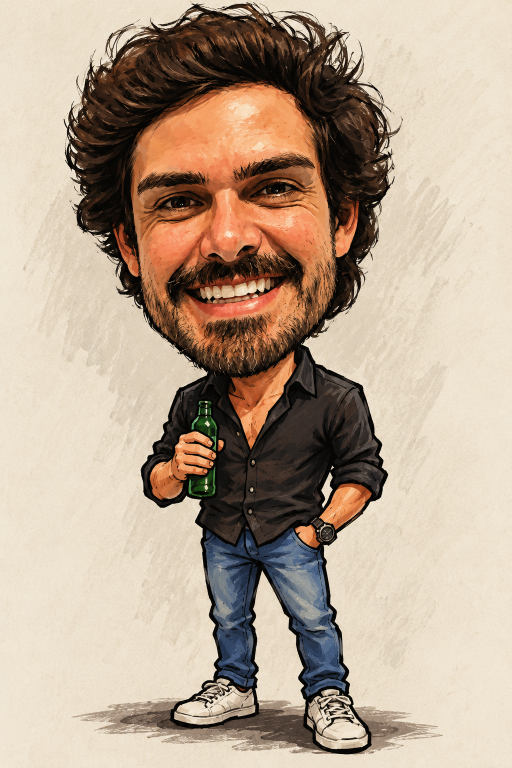
#> input picture noite-sem-fim/reference/kit_v1.0/01_personagem/personagem_conceito.png, 1024 x 1536 px (shown at 1/2 size)
$ python folha_personagem.py ../../../../noite-sem-fim/reference/kit_v1.0/01_personagem/personagem_conceito.png ../../../../noite-sem-fim/reference/kit_v1.0/01_personagem/personagem_conceito.png
#> lines starting #> are read from the running program, lines starting #| are printed output that depends on the picture; after the words box and inside, x2 and y2 are one past the last pixel; in counts of white or black regions, pixels touching at a corner belong together
#> in main, a is the input picture: shape (1536, 1024, 3); mean R, G, B 183.5, 164.3, 145
### frontend/public/thelastdance/tools/roupa_ia.py
#!/usr/bin/env python3
"""Roupa nova para o personagem modular feita por IA (Higgsfield/Nano Banana, ChatGPT...) dentro dos moldes.

Uso (a partir de frontend/public/thelastdance/):
    python -I tools/roupa_ia.py moldes <pasta>
        -> <pasta>/molde_<vista>.png: o corpo montado em pé, no canvas 1024x1536 da vista, sobre verde
           (é a imagem que vai para o gerador, com o pedido de vestir a roupa sem mexer em mais nada)
    python -I tools/roupa_ia.py extrair <pasta> --pecas camisa|regata|shorts
    python -I tools/roupa_ia.py grade <pasta>   (uma folha 2x2 gerada a partir de molde_grade.png -> gerado_<vista>.png)
        -> lê <pasta>/gerado_<vista>.png, alinha com o molde, separa o que mudou (a roupa) e divide pelas peças
           do corpo; grava <pasta>/kit/1_frente/roupa_<peça>.png ... no formato do kit de molde, pronto para
           node scripts/importar-roupa.mjs <pasta>/kit --id ... (na pasta frontend)

Peças por tipo de roupa (--pecas): camisa = tronco + braços. Nas laterais o importador cria sozinho a cópia
escurecida do braço da frente para o de trás; o braco_tras daqui só cobre a manga da camiseta dele.
"""
import json
import sys
from pathlib import Path

import numpy as np
from PIL import Image

RAIZ = Path(__file__).resolve().parent.parent
PACOTE = RAIZ / "personagem_modular"
PASTAS = {"frente": "1_frente", "costas": "2_costas", "lado_direito": "3_lado_direito", "lado_esquerdo": "4_lado_esquerdo"}
PECAS = {
    "camisa": {
        "frente": ["tronco", "braco_sup_esq", "antbraco_esq", "braco_sup_dir", "antbraco_dir"],
        "costas": ["tronco", "braco_dir", "braco_esq"],
        "lado_direito": ["tronco", "braco", "braco_tras"],   # braco_tras: só cobre a manga dele (aparece ao andar)
        "lado_esquerdo": ["tronco", "braco", "braco_tras"],
    },
    # shorts: as pernas inteiras (a parte de baixo vira pele + meia); o jeans da base tem de sumir por completo
    "shorts": {
        "frente": ["coxa_esq", "coxa_dir", "canela_esq", "canela_dir"],
        "costas": ["coxa_esq", "coxa_dir", "canela_esq", "canela_dir"],
        "lado_direito": ["coxa", "canela", "coxa_tras", "canela_tras"],
        "lado_esquerdo": ["coxa", "canela", "coxa_tras", "canela_tras"],
    },
}
PECAS["regata"] = PECAS["camisa"]  # regata: mesmas peças (os braços viram pele)
COBRIR_TUDO = {"shorts"}  # a peça inteira da base é coberta (não só o branco da camiseta)
VERDE = (0, 255, 0)


def rig():
    return json.loads((PACOTE / "rig.json").read_text(encoding="utf-8"))


# [37 lines left out: functions camadas, montar, mascaras, dilatar, not called in this run]


def erodir(a, r):
    return ~dilatar(~a, r)


# [131 lines left out: functions cmd_moldes, alinhar, cmd_extrair, cmd_grade, not called in this run]


# [9 lines that do not run on import are left out]

### frontend/public/thelastdance/tools/folha_personagem.py
#!/usr/bin/env python3
"""Folha com as 4 vistas lado a lado (frente, lado direito, costas, lado esquerdo — a ordem que o ChatGPT entrega)
-> 4 PNGs no canvas do kit (1024x1536), sem fundo e encaixados no manequim (mesma altura e mesmo lugar dos pés).

Uso (a partir de frontend/public/thelastdance/):
    python -I tools/folha_personagem.py <folha.png> <id> [--ordem frente,lado_direito,costas,lado_esquerdo]
        [--roupa-branca]  (roupa branca/cinza clara: o tecido tem os tons do xadrez; não apaga pedaços dela)
        [--grade]   (folha 2x2: lidas por linha, da esquerda para a direita; padrão da ordem vira
                     frente,costas,lado_direito,lado_esquerdo)
-> kit_chatgpt/personagens/prontas/<id>/<vista>.png ; depois: python -I tools/personagem_kit.py <essa pasta> <id>

Fundo: o "xadrez de transparente" que o gerador pinta na imagem. Os dois tons dele são lidos nos cantos da folha;
pixel cinza neutro perto de um desses tons é fundo, inclusive as ilhas presas entre o cabelo e o pescoço.
"""
import sys
from pathlib import Path

import numpy as np
from PIL import Image
from scipy import ndimage as nd

sys.path.insert(0, str(Path(__file__).resolve().parent))
import roupa_ia as R  # noqa: E402

RAIZ = Path(__file__).resolve().parent.parent


def tons_do_xadrez(a):
    cantos = np.concatenate([a[:40, :40].reshape(-1, 3), a[:40, -40:].reshape(-1, 3),
                             a[-40:, :40].reshape(-1, 3), a[-40:, -40:].reshape(-1, 3)]).astype(int)
    lum = cantos.mean(1)
#> lum = 6400 values, max 231.7 at index 5384, min 206.7 at index 1713, mean 224.2
    if lum.max() - lum.min() < 20:  # fundo liso (branco), não xadrez
        return [round(lum.mean())]
    corte = (lum.min() + lum.max()) / 2
#> corte = 219.2
    return sorted({round(lum[lum < corte].mean()), round(lum[lum >= corte].mean())})


def fundo(a, roupa_branca=False):
    a = a.astype(int)
    tons = tons_do_xadrez(a)
#> tons = [217, 225]
    lum = a.mean(-1)
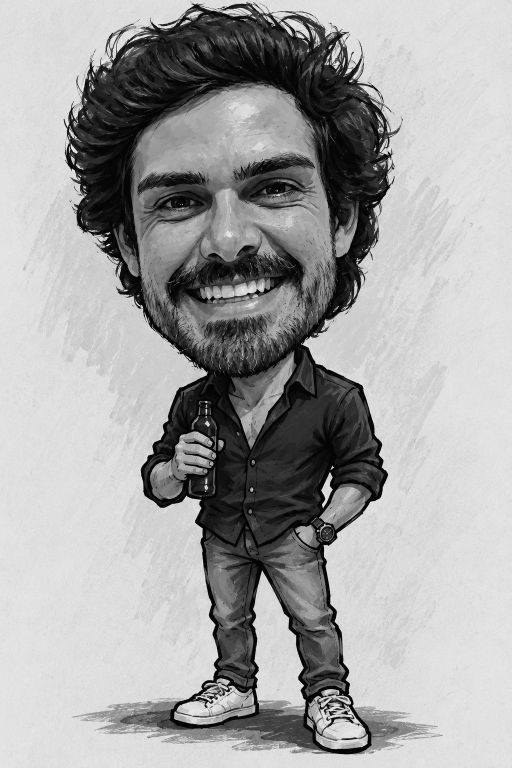
#> lum: shape (1536, 1024) float64 (shown at 1/2 size); min 0, max 255, mean 164.3
    spread = a.max(-1) - a.min(-1)
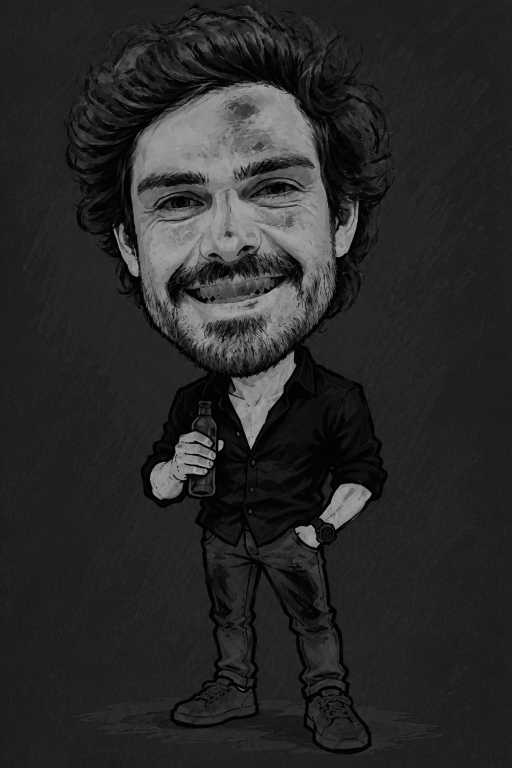
#> spread: shape (1536, 1024) int64 (shown at 1/2 size); min 0, max 174, mean 40.6
    if len(tons) == 1:
        return fundo_liso(a, lum, spread, tons), tons
    neutro = spread <= 7
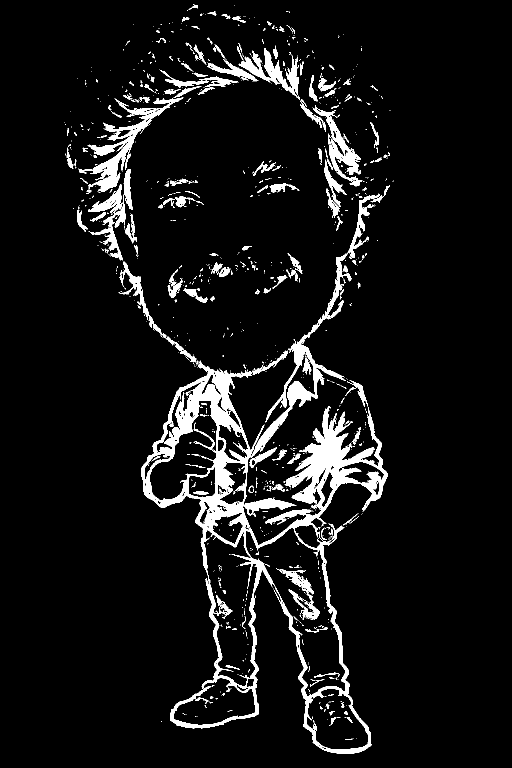
#> neutro: shape (1536, 1024) bool (shown at 1/2 size); 7.1% white; 994 white regions (822 under 20 px), largest, box (x1, y1, x2, y2) and area: (282, 387, 776, 1508) 64659, (157, 195, 367, 384) 6844, (176, 338, 265, 521) 3991
    perto = np.zeros(lum.shape, bool)
    for t in tons:
        perto |= np.abs(lum - t) <= 14
#> this loop made 2 passes
#> t on passes 1 to 2: 217, 225
#> pass 1, in fundo, `perto |= np.abs(lum - t) <= 14`:
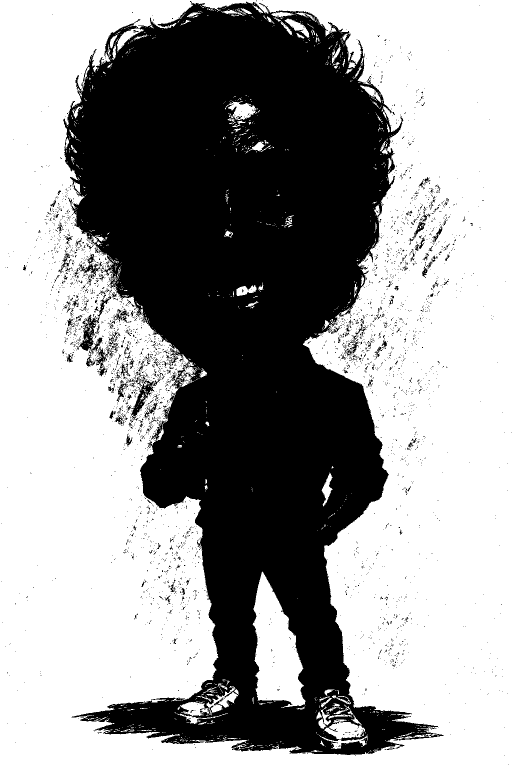
#> perto: shape (1536, 1024) bool (shown at 1/2 size); 60% white; 3921 black regions (3781 under 20 px), largest, box (x1, y1, x2, y2) and area: (126, 2, 887, 1510) 608428, (153, 590, 223, 709) 1678, (262, 759, 308, 840) 1089
    candidato = neutro & perto
#> candidato: shape (1536, 1024) bool; 0% white in thin lines or dots, all inside (x1, y1, x2, y2) = (610, 83, 702, 163)
    # riscos/manchas claras do "papel" ligados à borda também são fundo
    claro = (spread < 22) & (lum > min(tons) - 15)
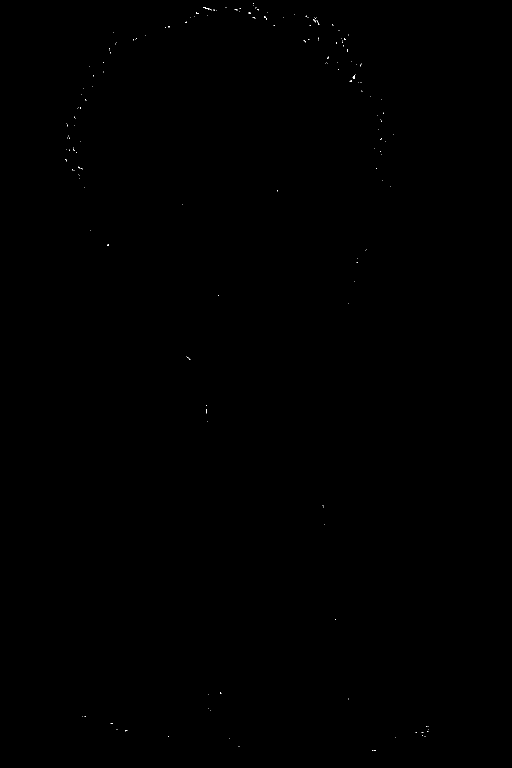
#> claro: shape (1536, 1024) bool (shown at 1/2 size); 0.03% white in thin lines or dots, all inside (x1, y1, x2, y2) = (131, 6, 858, 1502)
    rot, _ = nd.label(claro)
#> rot: shape (1536, 1024) int32; 203 distinct labels, from 0 to 202
    borda = set(np.unique(np.concatenate([rot[0], rot[-1], rot[:, 0], rot[:, -1]]))) - {0}
#> borda = 0 items
    f = np.isin(rot, list(borda))
#> f: shape (1536, 1024) bool; every value is 0
    # ilhas de xadrez presas no desenho (entre cabelo e pescoço): pixels do xadrez em grupos de 20+ px, desde que
    # na vizinhança (~2 casas) apareçam OS DOIS tons — uma regata branca com sombreado tem só um.
    # --roupa-branca: roupa branca com sombreado cinza (tem os mesmos tons do xadrez) -> critério bem mais rígido
    tol, janela, minimo = (8, 25, 0.22) if roupa_branca else (14, 31, 0.06)
    tomA = candidato & (np.abs(lum - tons[0]) <= tol)
    tomB = candidato & (np.abs(lum - tons[1]) <= tol)
    fa = nd.uniform_filter(tomA.astype(float), janela)
#> fa: shape (1536, 1024) float64; every value is 0
    fb = nd.uniform_filter(tomB.astype(float), janela)
#> fb: shape (1536, 1024) float64; values 0 (black) and 0.00104 (white), 0.12% white; 2 white regions, box (x1, y1, x2, y2) and area: (595, 68, 626, 99) 961, (686, 147, 717, 178) 961
    xadrez = (tomA | tomB) & (fa > minimo) & (fb > minimo)
    rot2, n2 = nd.label(xadrez)
#> rot2: shape (1536, 1024) int32; every value is 0
#> n2 = 0
    tam = nd.sum(xadrez, rot2, range(1, n2 + 1))
#> tam = empty array
    f |= np.isin(rot2, np.where(tam >= 20)[0] + 1)
    # fiapos: borda acinzentada (xadrez misturado com a ponta do cabelo) encostada no fundo vai embora, aos poucos
    lum_ok = (lum > min(tons) - 25) & (lum < max(tons) + 25)
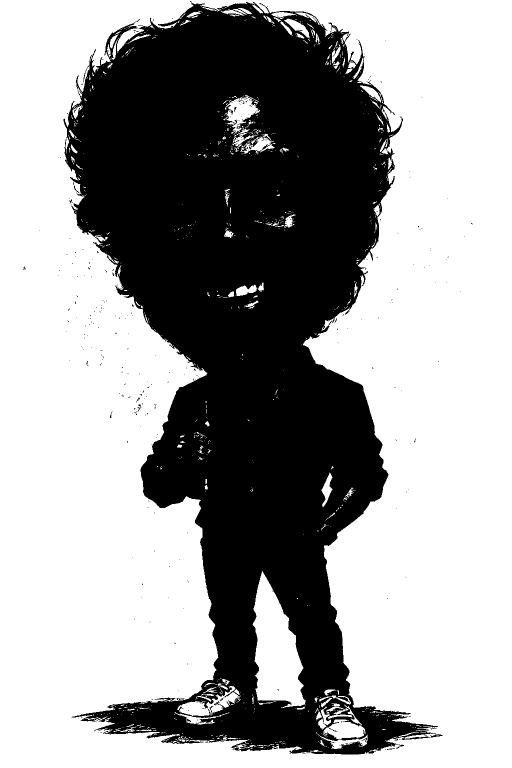
#> lum_ok: shape (1536, 1024) bool (shown at 1/2 size); 62.1% white; 383 black regions (373 under 20 px), largest, box (x1, y1, x2, y2) and area: (127, 4, 885, 1509) 594213, (148, 371, 159, 386) 32, (353, 1396, 369, 1400) 31
    acinzentado = (spread < 28) & lum_ok
#> acinzentado: shape (1536, 1024) bool; 1.8% white in thin lines or dots
    acinzentado &= ~((a[..., 0] - a[..., 2] >= 6) & (lum > 175))  # claro e quente = tecido branco, não fundo
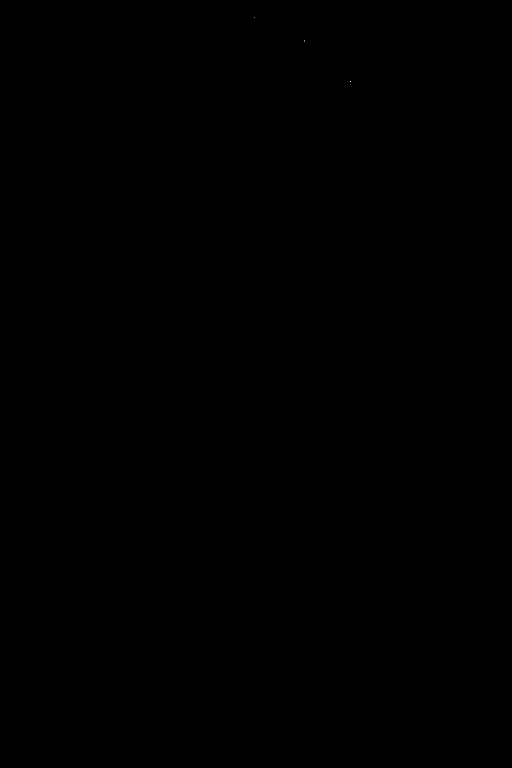
#> acinzentado: shape (1536, 1024) bool (shown at 1/2 size); 0% white in thin lines or dots, all inside (x1, y1, x2, y2) = (509, 35, 702, 163)
    acinzentado &= ~(lum > max(tons) - 3)  # branco limpo (regata, jaleco) encostado no fundo não é fiapo
    for _ in range(3):
        encosta = nd.binary_dilation(f) & ~f & acinzentado
        if not encosta.any():
            break
        f |= encosta
    return limpar_sobras(f), tons


def fundo_liso(a, lum, spread, tons):
    """Fundo branco liso: roupa branca (jaleco, toalha) também é quase branca, então só é fundo o branco ligado à
    borda e os vãos fechados (entre braço e corpo) cercados pelo contorno escuro — não o branco do tecido, que
    encosta em sombreado cinza."""
    t = tons[0]
    branco = (lum >= t - 8) & (spread <= 8)
    rot, n = nd.label(branco)
    borda = set(np.unique(np.concatenate([rot[0], rot[-1], rot[:, 0], rot[:, -1]]))) - {0}
    f = np.isin(rot, list(borda))
    tam = nd.sum(branco, rot, range(1, n + 1))
    escuro = lum < 95
    for k in np.where(tam >= 150)[0] + 1:
        if k in borda:
            continue
        ilha = rot == k
        anel = nd.binary_dilation(ilha, iterations=3) & ~ilha
        if escuro[anel].mean() > 0.55:   # cercada de contorno: é vão, não tecido
            f |= ilha
    return limpar_sobras(f)


def limpar_sobras(f):
    # pedacinhos soltos que sobraram no meio do fundo
    sobra, n3 = nd.label(~f)
#> sobra: shape (1536, 1024) int32; every value is 1
#> n3 = 1
    tam3 = nd.sum(~f, sobra, range(1, n3 + 1))
#> tam3 = [1572864]
    return f | np.isin(sobra, np.where(tam3 < 400)[0] + 1)


def main():
    folha, ident = Path(sys.argv[1]), sys.argv[2]
    grade = "--grade" in sys.argv
    ordem = (sys.argv[sys.argv.index("--ordem") + 1].split(",") if "--ordem" in sys.argv
             else ["frente", "costas", "lado_direito", "lado_esquerdo"] if grade
             else ["frente", "lado_direito", "costas", "lado_esquerdo"])
    a = np.asarray(Image.open(folha).convert("RGB"))
    f, tons = fundo(a, roupa_branca="--roupa-branca" in sys.argv)
#> tons = [217, 225]
    obj = nd.binary_opening(~f, iterations=1)
#> obj: shape (1536, 1024) bool; 100% white; black in thin lines or dots
    if grade:  # 2x2: corta a folha em 4 quadrantes, para duas vistas encostadas (nariz com nariz) não virarem uma
        h2, w2 = obj.shape[0] // 2, obj.shape[1] // 2
        obj[h2 - 1:h2 + 1, :] = False
        obj[:, w2 - 1:w2 + 1] = False
    rot, n = nd.label(obj)
#> rot: shape (1536, 1024) int32; values 0 (black) and 1 (white), 100% white; black in thin lines or dots
#> n = 1
    tam = nd.sum(obj, rot, range(1, n + 1))
#> tam = [1572860]
    maiores = np.argsort(tam)[::-1][:len(ordem)] + 1
#> maiores = [1]
    caixas = nd.find_objects(rot)
#> caixas = 1 item
    meio_y = a.shape[0] / 2
#> meio_y = 768
    chave = ((lambda t: ((t[0][0].start + t[0][0].stop) / 2 > meio_y, t[0][1].start)) if grade
             else (lambda t: t[0][1].start))
    itens = sorted([(caixas[k - 1], k) for k in maiores], key=chave)
#> itens = 1 item
    W, H = R.rig()["canvas"]
    destino = RAIZ / "kit_chatgpt" / "personagens" / "prontas" / ident
    destino.mkdir(parents=True, exist_ok=True)
    for vista, ((sy, sx), k) in zip(ordem, itens):
        mask = rot == k
        mask |= nd.binary_fill_holes(mask) & ~f  # buraquinhos do contorno voltam; os de xadrez não
        # tira linhas finas grudadas (risco do papel, divisória da folha): some na abertura e não volta
        aberto = nd.binary_opening(mask, iterations=3)
        r3, n3 = nd.label(aberto)
        if n3:
            maior = np.argmax(nd.sum(aberto, r3, range(1, n3 + 1))) + 1
            mask &= nd.binary_dilation(r3 == maior, iterations=4)
        rgba = np.zeros(a.shape[:2] + (4,), np.uint8)
        rgba[..., :3] = a
        rgba[..., 3] = np.where(mask, 255, 0)
        peca = Image.fromarray(rgba).crop((sx.start, sy.start, sx.stop, sy.stop))
        man = np.asarray(R.montar(vista))[..., 3] > 16
        ym, _ = np.where(man)
        esc = (ym.max() - ym.min()) / peca.height
        peca = peca.resize((max(1, round(peca.width * esc)), round(peca.height * esc)), Image.LANCZOS)
        cx = np.where(man[ym.max() - 40: ym.max() + 1].any(0))[0].mean()
        tela = Image.new("RGBA", (W, H))
        tela.alpha_composite(peca, (int(cx - peca.width / 2), int(ym.min())))
        tela.save(destino / f"{vista}.png")
        print(vista, "escala %.2f" % esc)
    print("xadrez", tons, "->", destino)


if __name__ == "__main__":
    sys.stdout.reconfigure(encoding="utf-8")
#> (the run stopped early here; a loop or call above may not have finished)
